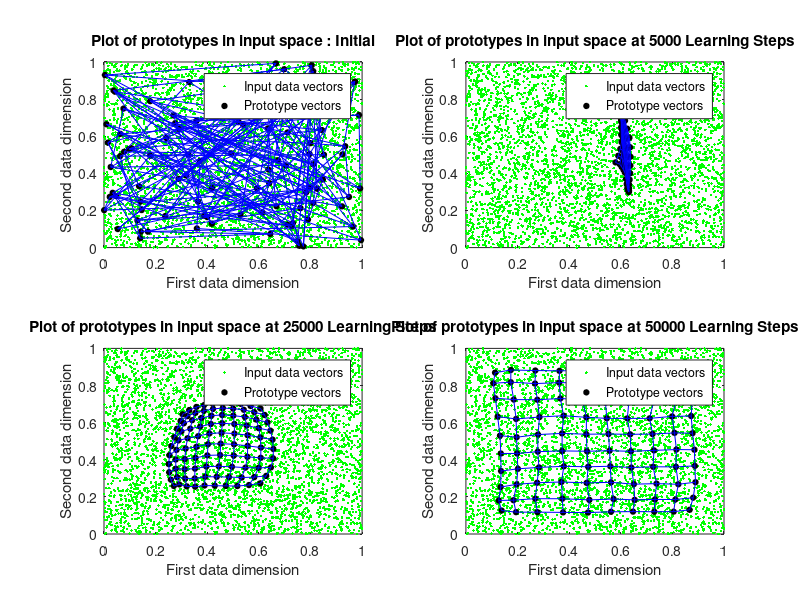
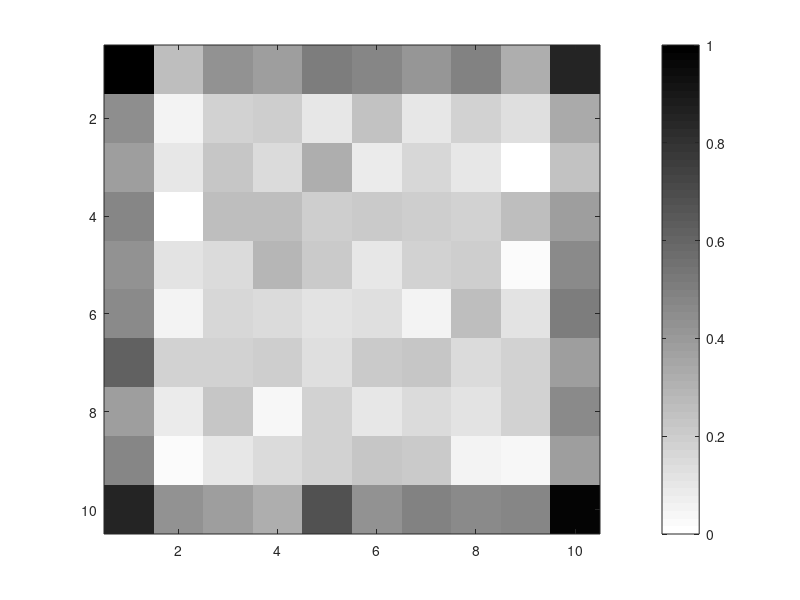

Write the MATLAB code that produced these figures, in order.
% hw6 Problem 1
function SOM1
% Prashant Kalvapalle 
% Comp 504 HW6 - Base code for all problems

% NOTE : Initial and final lattice is a cell representation, In the function it is
% used as a multi-dimensional matrix

latticeSize = [10 10]; 
initRadius = max(latticeSize); % Initial radius of influence

numIters = 50000; % number of learning steps
alphaI = .8; % learning rate

dataInput = rand(2,4000); % each COLUMN is a data point
% dummy data
% dataInput = [rand(2,2000) 1 + rand(2,100)]; % each column is a data point

dimDataInput = size(dataInput,1); % gives the dimensionality of data space
latticeCell = createInitLattice(dimDataInput,latticeSize); % weights initialization

% Perform self organization
finalLattice = selfOrganize(latticeCell,dataInput,numIters,initRadius,alphaI);
% finalLatticeCell = 

% % Plot the mapping and input data
% figure;
% plot(dataInput(1,:),dataInput(2,:),'g.'); hold on; plot(finalLattice(:,:,1),finalLattice(:,:,2),'ko','MarkerFaceColor','k','MarkerSize',4);
% plot(finalLattice(:,:,1),finalLattice(:,:,2),'k-'); plot(finalLattice(:,:,1)',finalLattice(:,:,2)','b-');
% xlabel('First data dimension'); ylabel('Second data dimension'); title('Self organised clusters')

densityLattice = calcDensityLattice(finalLattice,dataInput,size(latticeCell));
densityLattice = mat2gray(densityLattice);
figure; imagesc(densityLattice); colormap(flipud(gray)); colorbar

end


function finalLattice = selfOrganize(latticeCell,dataInput,numIters,initRadius,alphaI)
% the self organizing map steps here

% convert the input lattice cell into a multi-dimensional Matrix 
Z = cellfun(@(x)reshape(x,1,1,[]),latticeCell,'un',0);
lattice = cell2mat(Z); % this is a multi-dimensional Matrix, with third dimension holding different input dimensions

r = (1:size(lattice,1))';c = 1:size(lattice,2); 
latticeIndices(:,:,1) = r(:,ones(1,size(lattice,2))); latticeIndices(:,:,2) = c(ones(1,size(lattice,1)),:);  % latticeIndices : holds the i,j indices of the 2d lattice space

figure;
subplot(2,2,1);
plot(dataInput(1,:),dataInput(2,:),'g.'); hold on; plot(lattice(:,:,1),lattice(:,:,2),'ko','MarkerFaceColor','k','MarkerSize',4);
plot(lattice(:,:,1),lattice(:,:,2),'b-'); plot(lattice(:,:,1)',lattice(:,:,2)','b-');
xlabel('First data dimension'); ylabel('Second data dimension'); title('Plot of prototypes in input space : Initial')
legend('Input data vectors','Prototype vectors')
dum = 2;

for i = 1:numIters
%     radius = initRadius; % can do decay here
    radius = initRadius * ((i <= numIters/5) + .8 * (i > numIters/5 & i <= numIters/2) + .5 * (i > numIters/2 & i <= numIters*.8)+ .2 * (i > numIters*.8));
    alpha = alphaI * ((i <= numIters/10) + .5 * (i > numIters/10 & i <= numIters/2.5) + .125 * (i > numIters/2.5 & i <= numIters*.8)+ .025 * (i > numIters*.8));
      
    % pick an x (data point) randomly
    x = dataInput(:,randi(size(dataInput,2)));
   
    % find euclidian distances and difference between chosen x and all W's
    differenceMatrix = reshape(x,1,1,[]) - lattice; % a 3D matrix of difference between every weight and x
    distToXMatrix = sqrt(sum((differenceMatrix).^2,3)); % finding norm or eucledian distance
  
    % find the winner = c = [win_row win_col]
    [~, winner] = min(distToXMatrix(:)); [win_row, win_col] = ind2sub(size(distToXMatrix), winner); 
    c = [win_row win_col];
    
    % make a neighbourhood function in a matrix
    neighbourhoodFn = makeNeighbourhoodFn(latticeIndices,c,radius);
    
    % update the weights - Learning rule
    lattice = lattice + alpha * neighbourhoodFn .* differenceMatrix;
    
    if sum(i == [numIters/10 numIters/2 numIters])
        % Plot the mapping and input data
        subplot(2,2,dum);
        plot(dataInput(1,:),dataInput(2,:),'g.'); hold on; plot(lattice(:,:,1),lattice(:,:,2),'ko','MarkerFaceColor','k','MarkerSize',4);
        plot(lattice(:,:,1),lattice(:,:,2),'b-'); plot(lattice(:,:,1)',lattice(:,:,2)','b-');
        xlabel('First data dimension'); ylabel('Second data dimension'); title(['Plot of prototypes in input space at ',num2str(i),' Learning Steps'])
        legend('Input data vectors','Prototype vectors')
        dum = dum + 1;
    end
end
finalLattice = lattice;

end


function densityLattice = calcDensityLattice(lattice,dataInput,sizeOflatticeCell)

densityLattice = zeros(sizeOflatticeCell);

for i = 1:size(dataInput,2)
    x = dataInput(:,i);
    
    % find euclidian distances and difference between chosen x and all W's
    differenceMatrix = reshape(x,1,1,[]) - lattice; % a 3D matrix
    distToXMatrix = sqrt(sum((differenceMatrix).^2,3)); % a 2D matrix for euclidian distances to x
    
    % find the winner = c = [win_row win_col]
    [~, winner] = min(distToXMatrix(:)); [win_row, win_col] = ind2sub(size(distToXMatrix), winner); 
    c = [win_row win_col];
    % update the density lattice
    densityLattice(c(1),c(2)) = densityLattice(c(1),c(2)) + 1;
end
    
end


function neighbourhoodFn = makeNeighbourhoodFn(latticeIndices,c,radius)

distNeighbour = sum(abs(latticeIndices - reshape(c,1,1,[])),3); % Manhattan distance metric for the neighbourhood function
% EqDistNeighbour = sqrt(sum((latticeIndices - reshape(c,1,1,[])).^2,3)); % eucleidian distance metric for the neighbourhood function
neighbourhoodFn = exp(-((distNeighbour)./(radius)).^2);

end


function latticeCell = createInitLattice(dimDataInput,latticeSize)
% creates random weight vectors in a cell 
latticeCell = cell(latticeSize);
latticeCell = arrayfun(@(x) rand(dimDataInput,1),latticeCell, 'uni',0);
end


% % Extraas : Cell function formulations..
%     % find euclidian distances
%     differenceMatrix = cellfun(@(t) t - x, lattice);
%     distToXMatrix = cellfun(@(t) norm(t - x), lattice);
% 
% distNeighbour = @(w,c) sum(abs(w - c)); % Manhattan distance metric for the neighbourhood function
% %     distNeighbour = @(w,c) norm(w,c); % eucleidian distance metric for the neighbourhood function
% neighbourhoodFn = @(w,c) exp(-((distNeighbour(w,c))/(2*radius))^2);
% 
% Initializations
%     differenceMatrix = zeros(size(lattice)); % a 3D matrix
%     distToXMatrix =  zeros(size(latticeCell)); % a 2D matrix of eucledian distances
%     
% long for loop for calculation of eucliean distances         
%     for k = 1:size(lattice,2)
%         for j = 1:size(lattice,1)
% %             differenceMatrix(j,k,:) = x - reshape(lattice(j,k,:),size(x));
%             distToXMatrix(j,k) = norm(reshape(differenceMatrix(j,k,:),size(x)));
%         end
%     end
% 
% long for loop for finding distance and making neighbourhood functions
% for j = 1:size(lattice,2)
%     for i = 1:size(lattice,1)
%         w = [i j];
% %         distNeighbour = sum(abs(w - c)); % Manhattan distance metric for the neighbourhood function
%         %     distNeighbour = norm(w,c); % eucleidian distance metric for the neighbourhood function
%         neighbourhoodFn(i,j,:) = exp(-((distNeighbour)/(radius))^2);
